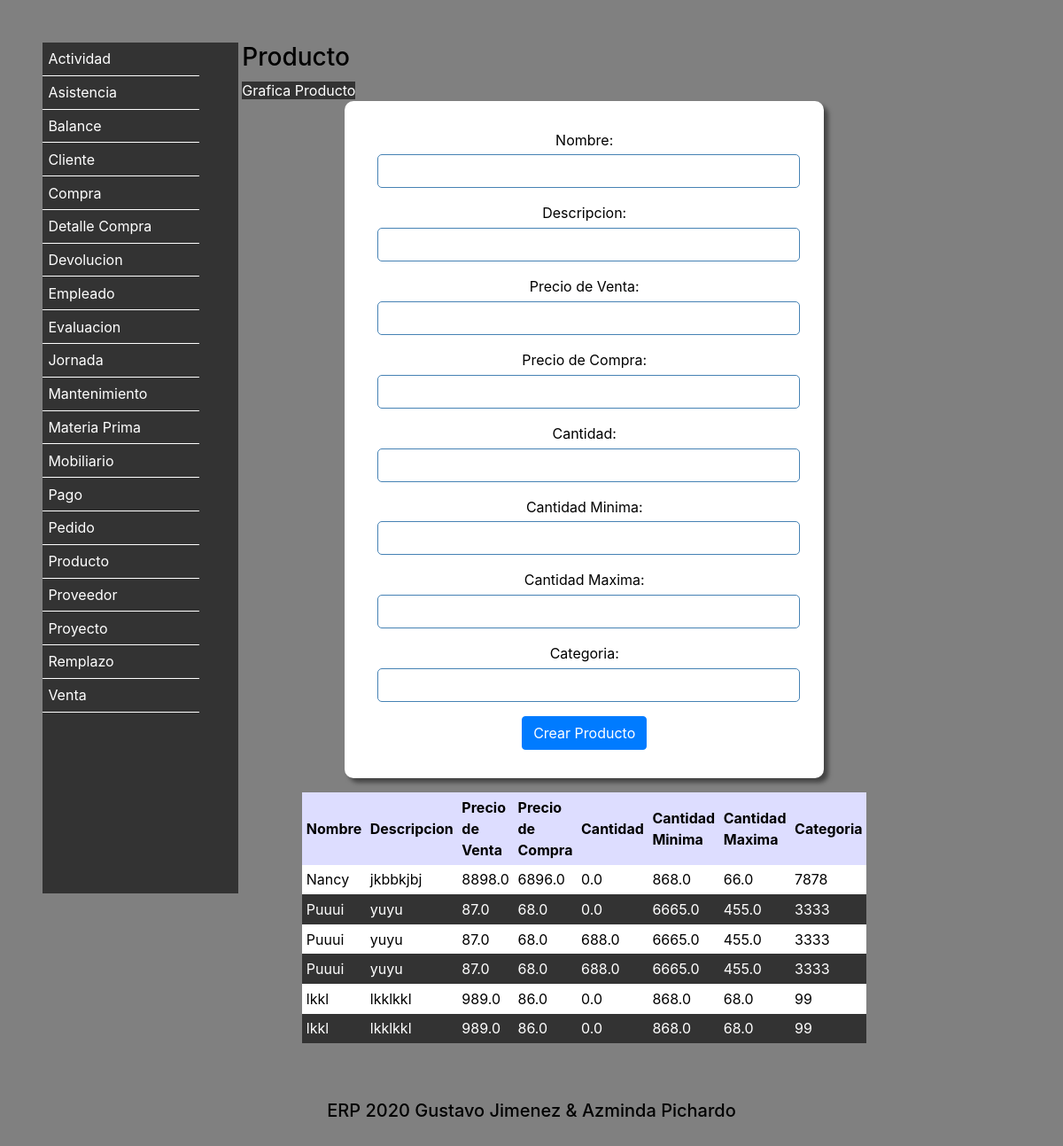
Page /Producto/ on the earlier database version.
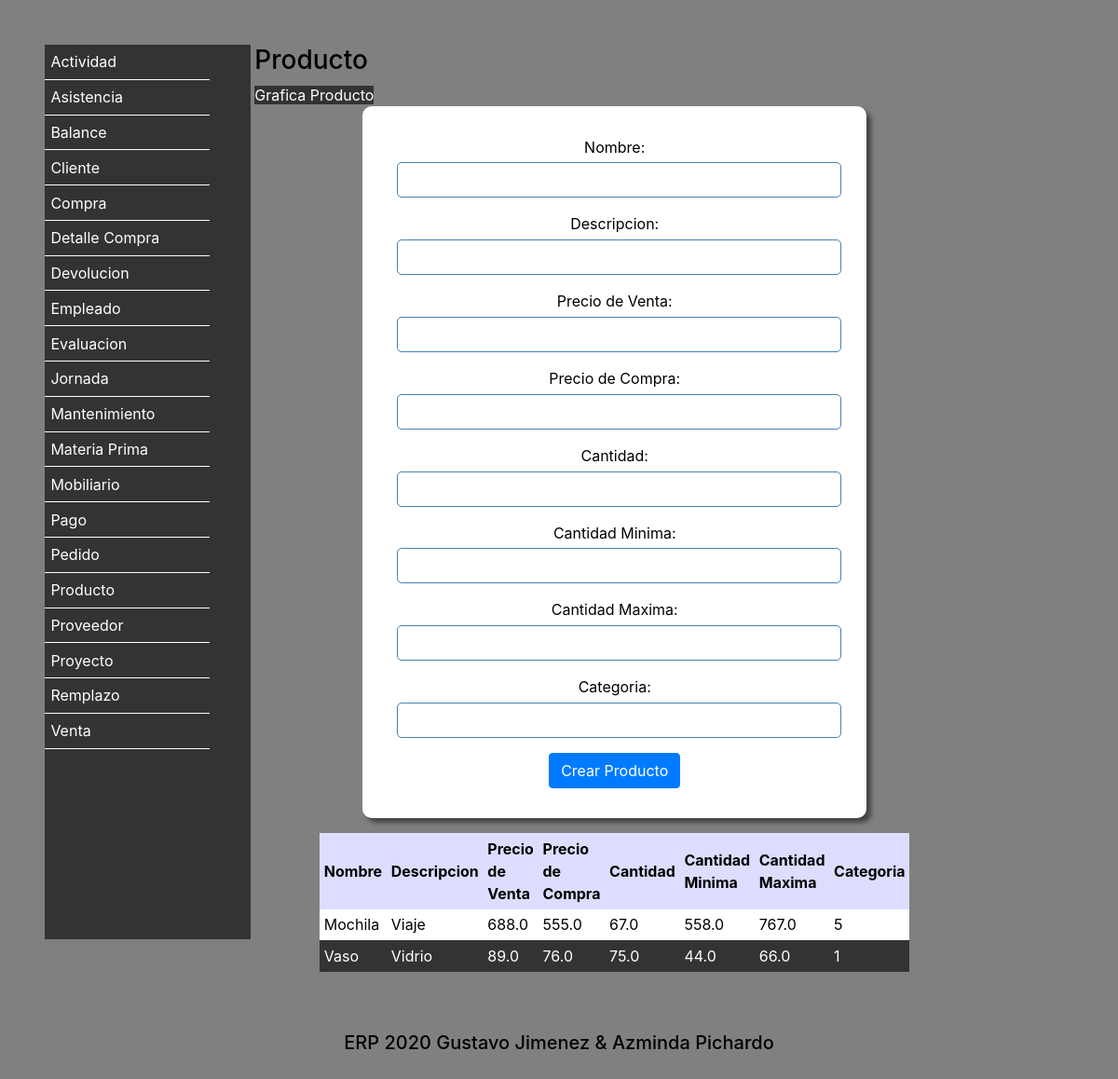
Same page on the later database version.
### Vistas/models.py (models this page shows, shortened)
class Producto (models.Model):
    Nombre = models.CharField(max_length=50)
    Descripcion = models.CharField(max_length=50)
    PrecioV = models.FloatField(default=0)
    PrecioC = models.FloatField(default=0)
    Cantidad = models.FloatField(default=0)
    CantMin = models.FloatField(default=0)
    CantMax = models.FloatField(default=0)
    Categoria = models.IntegerField(default=0)
    class Meta:
        verbose_name = 'Producto'
        verbose_name_plural = 'Productos'
        ordering = ['Nombre']

### Vistas/views.py (the view)
# urls.py: path('Producto/',views.MenuProducto),
def MenuProducto(request):
    if request.POST:
        objeto = Producto()
        objeto.Nombre = request.POST["Nombre"]
        objeto.Descripcion = request.POST["Descripcion"]
        objeto.PrecioV = request.POST["PrecioVenta"]
        objeto.PrecioC = request.POST["PrecioCompra"]
        objeto.Cantidad = request.POST["Cantidad"]
        objeto.CantMin = request.POST["CantidadMin"]
        objeto.CantMax = request.POST["CantidadMax"]
        objeto.Categoria = request.POST["Categoria"]
        objeto.save()
        productos = Producto.objects.all()
        return render(request,"Producto.html",{"agregado":"si","productos":productos})
    else:
        productos = Producto.objects.all()
        return render(request,"Producto.html",{"productos":productos})

### Vistas/Templates/Producto.html (shortened to what this page needs)
<!DOCTYPE html>
<html lang="es">
  <head>
    {% include "Encabezado.html" %}
  </head>
  <body>
      {% include "menu.html" %}
<section>
      <h3>Producto</h3>
      <a href="/GraficaProducto/">Grafica Producto</a>
      <form action="" method="post">
      <div class="form-group">
      Nombre: <input type="text" name="Nombre" class="form-control">
      </div>
      <div class="form-group">
      Descripcion: <input type="text" name="Descripcion" class="form-control">
      </div>
      <div class="form-group">
      Precio de Venta: <input type="number" name="PrecioVenta" class="form-control">
      </div>
      <div class="form-group">
      Precio de Compra: <input type="number" name="PrecioCompra"class="form-control">
      </div>
      <div class="form-group">
      Cantidad: <input type="number" name="Cantidad" class="form-control">
      </div>
      <div class="form-group">
      Cantidad Minima: <input type="number" name="CantidadMin"class="form-control">
      </div>
      <div class="form-group">
      Cantidad Maxima: <input type="number" name="CantidadMax"class="form-control">
      </div>
      <div class="form-group">
      Categoria: <input type="text" name="Categoria" class="form-control">
      </div>
      <button type="submit" class="btn btn-primary">Crear Producto</button>
      </form>
    <table>
        <tr>
          <th>Nombre</th>
          <th>Descripcion</th>
          <th>Precio de Venta</th>
          <th>Precio de Compra</th>
          <th>Cantidad</th>
          <th>Cantidad Minima</th>
          <th>Cantidad Maxima</th>
          <th>Categoria</th>
        </tr>
          {% for fila in productos %}
        <tr>
          <td>{{ fila.Nombre}}</td>
          <td>{{ fila.Descripcion}}</td>
          <td>{{ fila.PrecioV}}</td>
          <td>{{ fila.PrecioC}}</td>
          <td>{{ fila.Cantidad}}</td>
          <td>{{ fila.CantMin}}</td>
          <td>{{ fila.CantMax}}</td>
          <td>{{ fila.Categoria}}</td>
        </tr>
          {% endfor %}
    </table>
</section>
  {% include "Pie.html" %}
  </body>
</html>

Differences in the rows shown:
removed Producto: Nombre "Nancy", Descripcion "jkbbkjbj", PrecioV "8898.0", PrecioC "6896.0", Cantidad "0.0", CantMin "868.0", CantMax "66.0", Categoria "7878"
removed Producto: Nombre "Puuui", Descripcion "yuyu", PrecioV "87.0", PrecioC "68.0", Cantidad "0.0", CantMin "6665.0", CantMax "455.0", Categoria "3333"
removed Producto: Nombre "Puuui", Descripcion "yuyu", PrecioV "87.0", PrecioC "68.0", Cantidad "688.0", CantMin "6665.0", CantMax "455.0", Categoria "3333"
removed Producto: Nombre "Puuui", Descripcion "yuyu", PrecioV "87.0", PrecioC "68.0", Cantidad "688.0", CantMin "6665.0", CantMax "455.0", Categoria "3333"
removed Producto: Nombre "lkkl", Descripcion "lkklkkl", PrecioV "989.0", PrecioC "86.0", Cantidad "0.0", CantMin "868.0", CantMax "68.0", Categoria "99"
removed Producto: Nombre "lkkl", Descripcion "lkklkkl", PrecioV "989.0", PrecioC "86.0", Cantidad "0.0", CantMin "868.0", CantMax "68.0", Categoria "99"
added Producto: Nombre "Mochila", Descripcion "Viaje", PrecioV "688.0", PrecioC "555.0", Cantidad "67.0", CantMin "558.0", CantMax "767.0", Categoria "5"
added Producto: Nombre "Vaso", Descripcion "Vidrio", PrecioV "89.0", PrecioC "76.0", Cantidad "75.0", CantMin "44.0", CantMax "66.0", Categoria "1"
